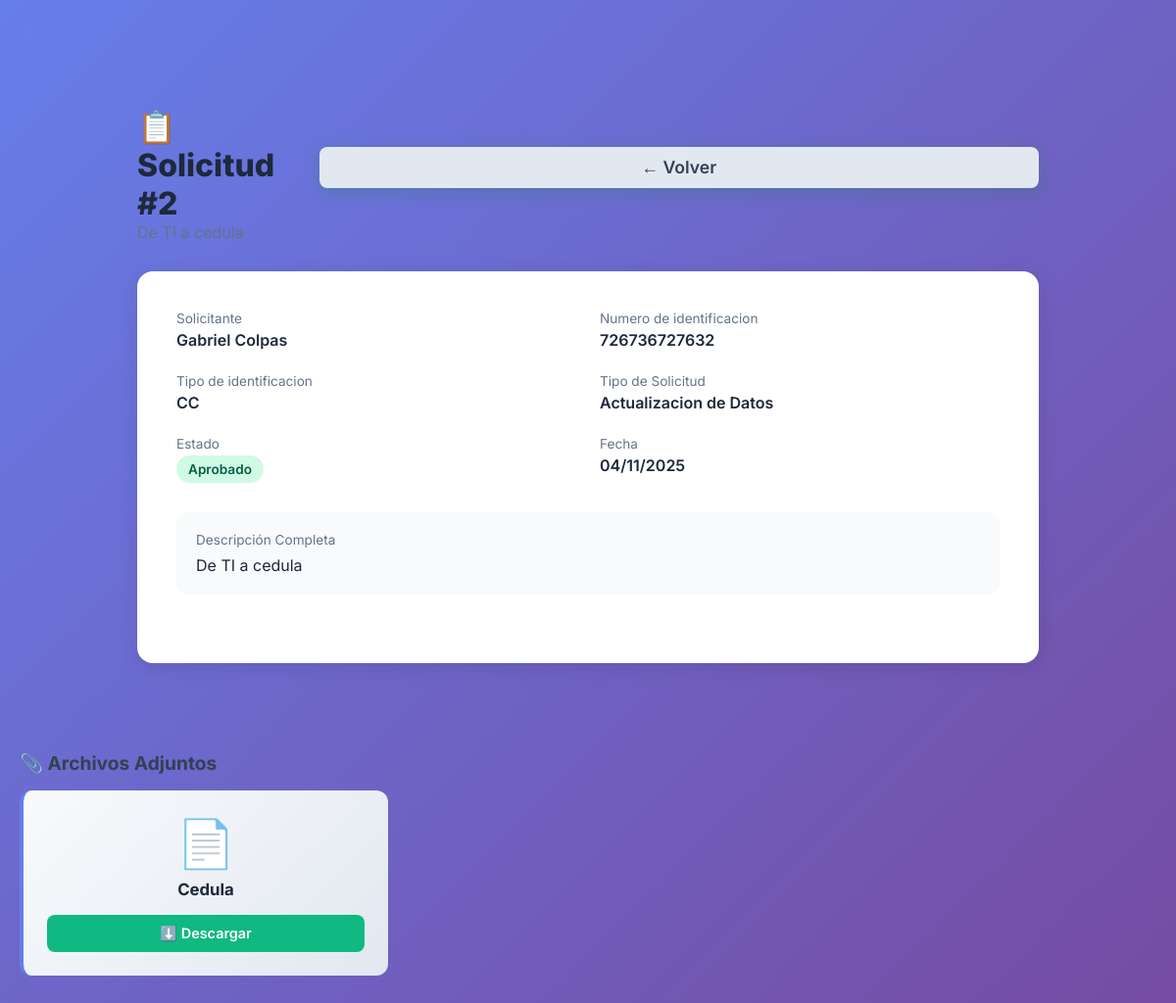
The app's page /afiliaciones/solicitudes/2/ (signed in) with its own data.
### afiliaciones/models.py (models this page shows, shortened)
class Solicitud(models.Model):
    usuario = models.ForeignKey(Usuario, on_delete=models.CASCADE)
    descripcion = models.CharField(max_length=200)
    estado = models.CharField(choices=ESTADO, max_length=50, default='Pendiente')
    fecha_solicitud = models.DateField(auto_now_add=True)
    tipo_solicitud = models.CharField(choices=TIPO_SOLICITUD, max_length=50)
    observaciones = models.TextField(null=True, blank=True)

class ArchivoSolicitud(models.Model):
    tipo = models.CharField(max_length=100)
    solicitud = models.ForeignKey(Solicitud, on_delete=models.CASCADE)
    archivo = models.FileField(upload_to='solicitudes/')
    name = models.CharField(max_length=200)

### usuarios/models.py (models this page shows, shortened)
class Usuario(models.Model):
    user = models.OneToOneField(User, on_delete=models.CASCADE)
    tipo_documento = models.CharField(choices=TIPO_DOCUMENTO_CHOICES, max_length=100)
    numero_documento = models.CharField(max_length=20)
    fecha_nacimiento = models.DateField(default="2000-01-01")

### afiliaciones/views.py (the view)
# urls.py: path('solicitudes/<int:solicitud_id>/', views.ver_solicitud, name='ver_solicitud'),
@login_required
def ver_solicitud(request, solicitud_id):
    solicitud = get_object_or_404(Solicitud, id=solicitud_id)
    archivos = ArchivoSolicitud.objects.filter(solicitud=solicitud)
    context = {
        'solicitud': solicitud,
        'archivos': archivos,  # ← Ya lo tenías, perfecto
    }
    return render(request, 'detalle_solicitudes.html', context)

### templates/detalle_solicitudes.html (shortened to what this page needs)
{% extends 'base.html' %}
{% block content %}
<div class="container" style="max-width: 1000px; margin: 50px auto; padding: 40px;">
    <div style="display: flex; justify-content: space-between; align-items: center; margin-bottom: 30px;">
        <div>
            <h2 style="font-size: 2rem; font-weight: 800; color: #1e293b;">📋 Solicitud #{{ solicitud.id }}</h2>
            <p style="color: #64748b; margin: 0;">{{ solicitud.descripcion|truncatewords:15 }}</p>
        </div>
        <a href="{% url 'dashboard' %}" class="btn btn-secondary"
           style="padding: 10px 20px; border-radius: 8px; font-weight: 600; text-decoration: none; background: #e2e8f0; color: #334155;">
            ← Volver
        </a>
    </div>
    <div class="card" style="background: white; padding: 40px; border-radius: 16px; box-shadow: 0 4px 20px rgba(0,0,0,0.1);">
        <div style="display: grid; grid-template-columns: 1fr 1fr; gap: 24px; margin-bottom: 30px;">
            <div>
                <p style="font-size: 0.85rem; color: #64748b; margin-bottom: 4px;">Solicitante</p>
                <p style="font-weight: 600; color: #1e293b;">{{ solicitud.usuario.user.get_full_name }}</p>
            </div>
            <div>
                <p style="font-size: 0.85rem; color: #64748b; margin-bottom: 4px;">Numero de identificacion</p>
                <p style="font-weight: 600; color: #1e293b;">{{ solicitud.usuario.numero_documento }}</p>
            </div>
            <div>
                <p style="font-size: 0.85rem; color: #64748b; margin-bottom: 4px;">Tipo de identificacion</p>
                <p style="font-weight: 600; color: #1e293b;">{{ solicitud.usuario.tipo_documento }}</p>
            </div>
            <div>
                <p style="font-size: 0.85rem; color: #64748b; margin-bottom: 4px;">Tipo de Solicitud</p>
                <p style="font-weight: 600; color: #1e293b;">{{ solicitud.tipo_solicitud }}</p>
            </div>
            <div>
                <p style="font-size: 0.85rem; color: #64748b; margin-bottom: 4px;">Estado</p>
                <span class="status-badge status-{{ solicitud.estado|lower }}">{{ solicitud.estado }}</span>
            </div>
            <div>
                <p style="font-size: 0.85rem; color: #64748b; margin-bottom: 4px;">Fecha</p>
                <p style="font-weight: 600; color: #1e293b;">{{ solicitud.fecha_solicitud|date:"d/m/Y" }}</p>
            </div>
        </div>
        <div style="background: #f8fafc; padding: 20px; border-radius: 12px; margin-bottom: 30px;">
            <p style="font-size: 0.85rem; color: #64748b; margin-bottom: 8px;">Descripción Completa</p>
            <p style="color: #1e293b;">{{ solicitud.descripcion }}</p>
        </div>
    </div>
</div>
{% if archivos %}
<div style="margin-bottom: 30px;">
    <h3 style="font-size: 1.2rem; font-weight: 700; color: #334155; margin-bottom: 16px;">📎 Archivos Adjuntos</h3>
    <div style="display: grid; grid-template-columns: repeat(auto-fill, minmax(300px, 1fr)); gap: 16px;">
        {% for archivo in archivos %}
        <div style="background: linear-gradient(135deg, #f8fafc, #e2e8f0); padding: 24px; border-radius: 12px; border-left: 4px solid #667eea; transition: all 0.3s;"
             onmouseover="this.style.transform='translateY(-4px)'; this.style.boxShadow='0 8px 16px rgba(0,0,0,0.1)'"
             onmouseout="this.style.transform='translateY(0)'; this.style.boxShadow='none'">
            <div style="text-align: center; margin-bottom: 16px;">
                <div style="font-size: 3rem; margin-bottom: 8px;">📄</div>
                <p style="font-weight: 700; color: #1e293b; font-size: 1.05rem; margin: 0;">
                    {{ archivo.tipo }}
                </p>
            </div>
            <div style="display: flex; gap: 8px;">
                {% if archivo.archivo %}
                <a href="{% url 'descargar_archivo_solicitud' archivo.id %}"
                   style="flex: 1; padding: 10px; background: #10b981; color: white; border-radius: 8px; text-decoration: none; font-weight: 600; font-size: 0.9rem; text-align: center;">
                    ⬇️ Descargar
                </a>
                {% else %}
                <div style="flex: 1; padding: 10px; background: #fee2e2; color: #991b1b; border-radius: 8px; text-align: center; font-weight: 600; font-size: 0.9rem;">
                    ⚠️ Archivo no disponible
                </div>
                {% endif %}
            </div>
        </div>
        {% endfor %}
    </div>
</div>
{% else %}
<div style="text-align: center; padding: 40px; background: #f8fafc; border-radius: 12px; margin-bottom: 30px;">
    <div style="font-size: 3rem; margin-bottom: 12px; opacity: 0.3;">📎</div>
    <p style="color: #64748b; font-size: 0.95rem; margin: 0;">No hay archivos adjuntos en esta solicitud</p>
</div>
{% endif %}
{% endblock %}

### templates/base.html (shortened to what this page needs)
<!DOCTYPE html>
<html lang="es">
<head>
</head>
<body>
    <div class="container">
        {% block content %}{% endblock %}
    </div>
</body>
</html>

### templates/base.html (style rules this page uses)
* { margin: 0; padding: 0; box-sizing: border-box; }
body { font-family: 'Inter', sans-serif; background: linear-gradient(135deg, #667eea 0%, #764ba2 100%); min-height: 100vh; display: flex; align-items: center; justify-content: center; padding: 20px; }
.container { width: 100%; max-width: 1200px; animation: fadeIn 0.5s ease-out; }
.card { background: rgba(255, 255, 255, 0.95); border-radius: 24px; padding: 40px; box-shadow: 0 20px 60px rgba(0, 0, 0, 0.3); backdrop-filter: blur(10px); }
.btn { width: 100%; padding: 16px 32px; border: none; border-radius: 12px; font-size: 1.1rem; font-weight: 600; cursor: pointer; transition: all 0.3s ease; display: flex; align-items: center; justify-content: center; gap: 12px; margin-bottom: 16px; font-family: 'Inter', sans-serif; }
.btn-secondary { background: linear-gradient(135deg, #198754, #20c997); color: white; box-shadow: 0 4px 15px rgba(25, 135, 84, 0.3); }

### templates/detalle_solicitudes.html (style rules this page uses)
.status-badge { padding: 6px 12px; border-radius: 20px; font-size: 0.85rem; font-weight: 600; display: inline-block; }
.status-aprobado { background: #d1fae5; color: #065f46; }

### records on screen
Solicitud: id "2", usuario.user.get_full_name "Gabriel Colpas", usuario.numero_documento "726736727632", usuario.tipo_documento "CC", tipo_solicitud "Actualizacion de Datos", estado "Aprobado", fecha_solicitud "04/11/2025", descripcion "De TI a cedula"
ArchivoSolicitud: tipo "Cedula", shows "⬇️ Descargar"
